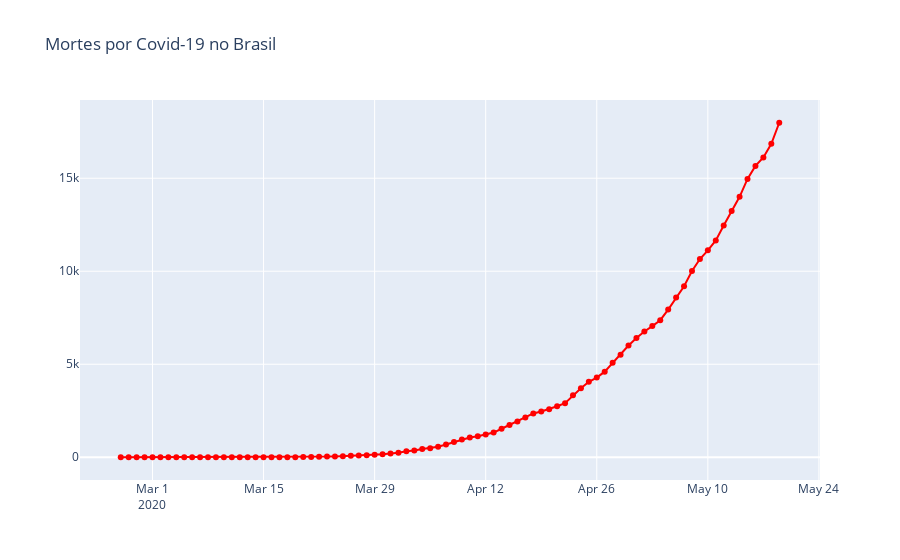

Here is the notebook cell this chart was saved with:
### Markdown cell above
Mortes

### Code cell
fig = go.Figure()

fig.add_trace(
    go.Scatter(x=brasil.observationdate, y=brasil.deaths, name='Mortes',
              mode='lines+markers', line={'color':'red'})    
)

#Layout

fig.update_layout(title='Mortes por Covid-19 no Brasil')
fig.show()
